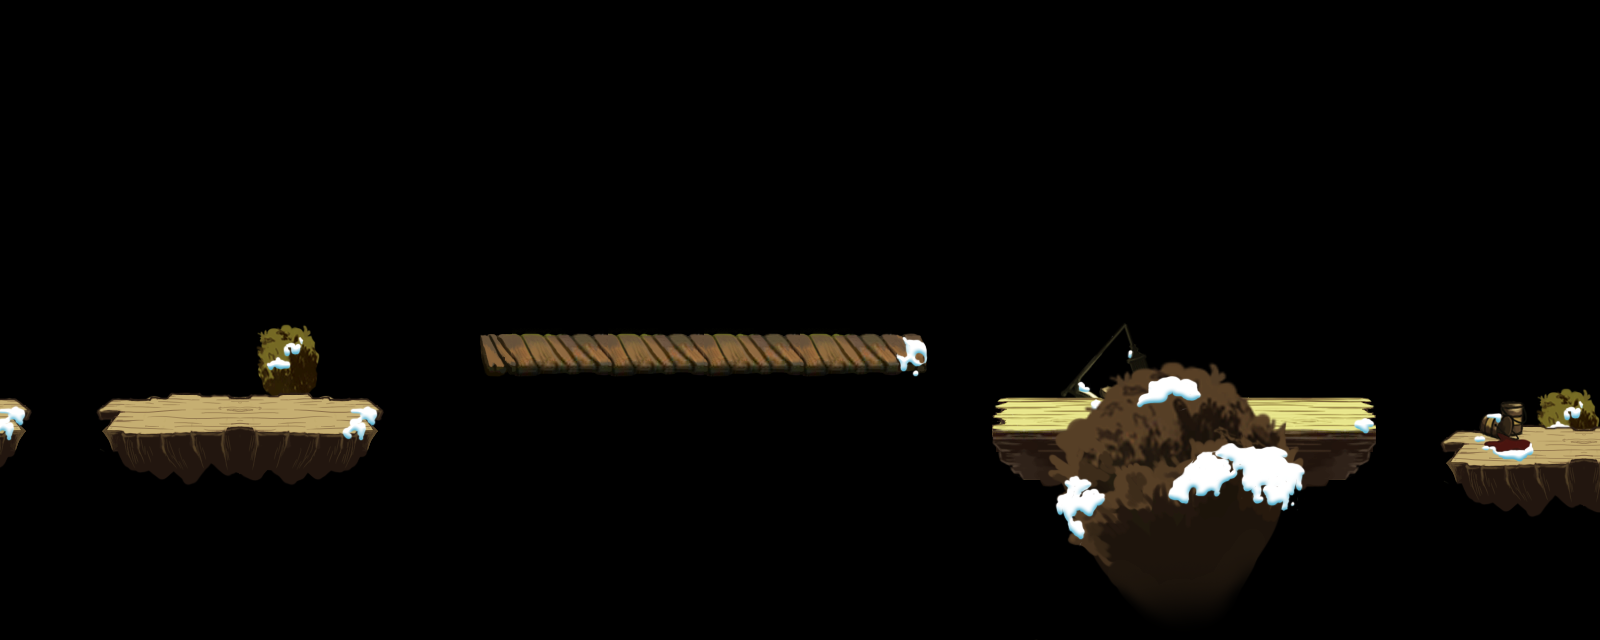

This game map was drawn from its Tiled (.tmx) file and the tilesets committed beside it. A one-line description and the trimmed map source follow:
An orthogonal 50x20 tile map with 32x32 px tiles, 5 tile layers (tile_terrain_deco_back, tile_terrain_0, tile_terrain_1, tile_terrain_2, ...) and 10 objects (2x tuzijianke, 2x tuzifashi, coin).

<map version="1.0" orientation="orthogonal" width="50" height="20" tilewidth="32" tileheight="32">
 <properties>
  <property name="offsetX" value="0" />
  <property name="offsetY" value="4" />
 </properties>
 <tileset firstgid="1" name="s01" tilewidth="32" tileheight="32">
  <image source="s01.png" width="992" height="512" />
 </tileset>
 <layer name="tile_terrain_deco_back" width="50" height="20">
  <data>[1000 cells, 24 non-empty, 18 distinct tile ids]</data>
 </layer>
 <layer name="tile_terrain_0" width="50" height="20">
  <data>[1000 cells, 28 non-empty, 10 distinct tile ids]</data>
 </layer>
 <layer name="tile_terrain_1" width="50" height="20">
  <data>[1000 cells, 131 non-empty, 85 distinct tile ids]</data>
 </layer>
 <layer name="tile_terrain_2" width="50" height="20">
  <data>[1000 cells, 8 non-empty, 8 distinct tile ids]</data>
 </layer>
 <layer name="tile_terrain_deco_front" width="50" height="20">
  <data>[1000 cells, 81 non-empty, 81 distinct tile ids]</data>
 </layer>
 <objectgroup name="obj_terrain" width="50" height="20">
  <object x="0" y="416" width="32" height="32" />
  <object x="96" y="416" width="288" height="32" />
  <object x="480" y="352" width="448" height="32" />
  <object x="992" y="416" width="384" height="32" />
  <object x="1440" y="448" width="160" height="32" />
 </objectgroup>
 <objectgroup name="obj_enemies" width="50" height="20">
  <object type="tuzijianke" x="1568" y="384" width="32" height="32">
   <properties>
    <property name="cmd" value="sf,0.7;w,1,-10" />
   </properties>
  </object>
  <object type="tuzijianke" x="832" y="288" width="32" height="32">
   <properties>
    <property name="cmd" value="sf,0.7;w,1,-10" />
   </properties>
  </object>
  <object type="tuzifashi" x="576" y="288" width="32" height="32" />
  <object type="tuzifashi" x="320" y="352" width="32" height="32" />
 </objectgroup>
 <objectgroup name="obj_objects" width="50" height="20">
  <object type="coin" x="672" y="224" width="32" height="32" />
 </objectgroup>
</map>
